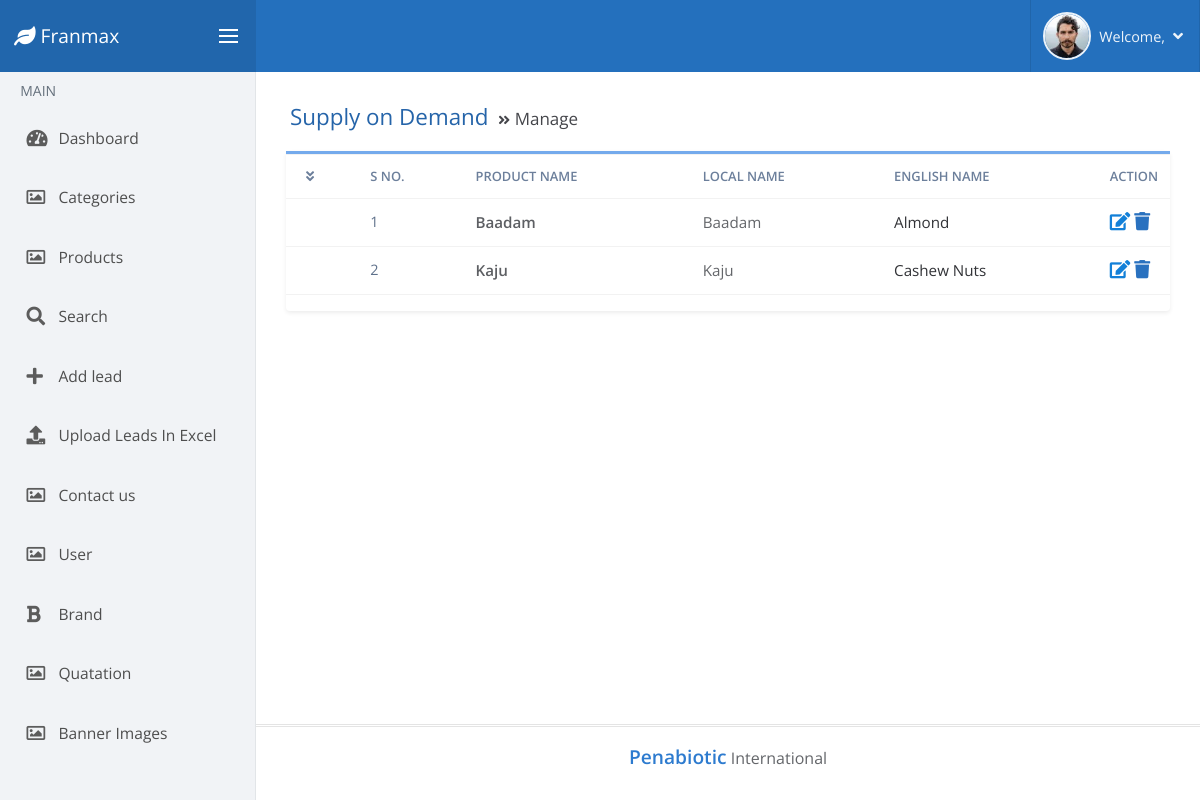
Page /admin/sup_on_dem.php (signed in) on the committed database.
### tables this page shows
CREATE TABLE `sup_on_dem` (
  `dem_sn` int(10) NOT NULL,
  `dem_name` longtext NOT NULL,
  `dem_name_l` longtext NOT NULL,
  `dem_name_e` longtext NOT NULL
);

### admin/sup_on_dem.php (the view, shortened to what this page needs)
<?php include"header.php";?>
        <div role="main" class="main-content">
          <div class="page-content container container-plus">
            <div class="page-header mb-2 pb-2 flex-column flex-sm-row align-items-start align-items-sm-center py-25 px-1">
              <h1 class="page-title text-primary-d2 text-140">
                Supply on Demand
                <small class="page-info text-dark-m3">
                  <i class="fa fa-angle-double-right text-80"></i>
                  Manage
                </small>
              </h1>
            </div>
            <div class="card bcard h-auto">
              <form autocomplete="off" class="border-t-3 brc-blue-m2">
                <table id="datatable" class="d-style w-100 table text-dark-m1 text-95 border-y-1 brc-black-tp11 collapsed dtr-table">
                  <thead class="sticky-nav text-secondary-m1 text-uppercase text-85">
                    <tr>
                      <th class="td-toggle-details border-0 bgc-white shadow-sm">
                        <i class="fa fa-angle-double-down ml-2"></i>
                      </th>
                      <th class="border-0 bgc-white bgc-h-yellow-l3 shadow-sm">
                        S No.
                      </th>
                      <th class="border-0 bgc-white bgc-h-yellow-l3 shadow-sm">
                         Product Name
                      </th>
                      <th class="border-0 bgc-white bgc-h-yellow-l3 shadow-sm">
                       Local Name
                      </th>
                      <th class="border-0 bgc-white bgc-h-yellow-l3 shadow-sm">
                        English Name
                      </th>
                      <th class="border-0 bgc-white shadow-sm w-2">
                        Action
                      </th>
                    </tr>
                  </thead>
                  <tbody class="pos-rel">
                   <?php $sn=1; $sql = mysqli_query($con, "SELECT * FROM sup_on_dem ORDER BY dem_name ASC");
			while($rows = mysqli_fetch_array($sql)) { ?>
                    <tr class="d-style bgc-h-default-l4">
                      <td class="td-toggle-details pos-rel">
                      </td>
                      <td>
                        <div class="text-95 text-secondary-d1">
                        <?php echo $sn;?>
                        </div>
                      </td>
                      <td class="text-600 text-grey-d1">
                        <?php echo $rows["dem_name"];?>
                      </td>
                      <td class="text-grey">
                       <?php echo $rows["dem_name_l"];?>
                      </td>
                      <td>
                       <?php echo $rows["dem_name_e"];?>
                      </td>
                      <td class="align-middle">
                        <span>
                            <a data-rel="tooltip" data-action="edit" title="Edit" href="#" >
                                <i class="fa fa-edit text-blue-m1 text-120" onclick="myFunction('<?php echo $rows["dem_sn"];?>','<?php echo $rows["dem_name"];?>','<?php echo $rows["dem_name_l"];?>','<?php echo $rows["dem_name_e"];?>')" ></i>
                            </a>
                        </span>
                        <span>
                            <a data-rel="tooltip" title="Delete" href="delete.php?dem_sn=<?php echo $rows["dem_sn"];?>" >
                                <i class="fa fa-trash text-120" ></i>
                            </a>
                        </span>
                      </td>
                    </tr>
			<?php $sn++; } ?>
                  </tbody>
                </table>
              </form>
            </div>
          </div>
	<?php include"footer.php";?>

### rows in the picture
sup_on_dem: dem_name "Baadam", dem_name_l "Baadam", dem_name_e "Almond"
sup_on_dem: dem_name "Kaju", dem_name_l "Kaju", dem_name_e "Cashew Nuts"
